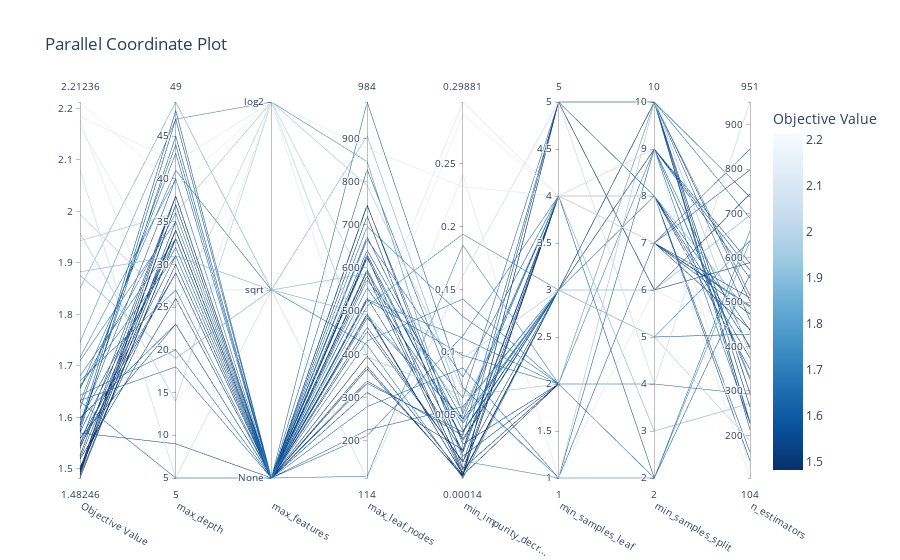

Notebook code for this chart:
### Code cell
vis.plot_parallel_coordinate(study_ex)
